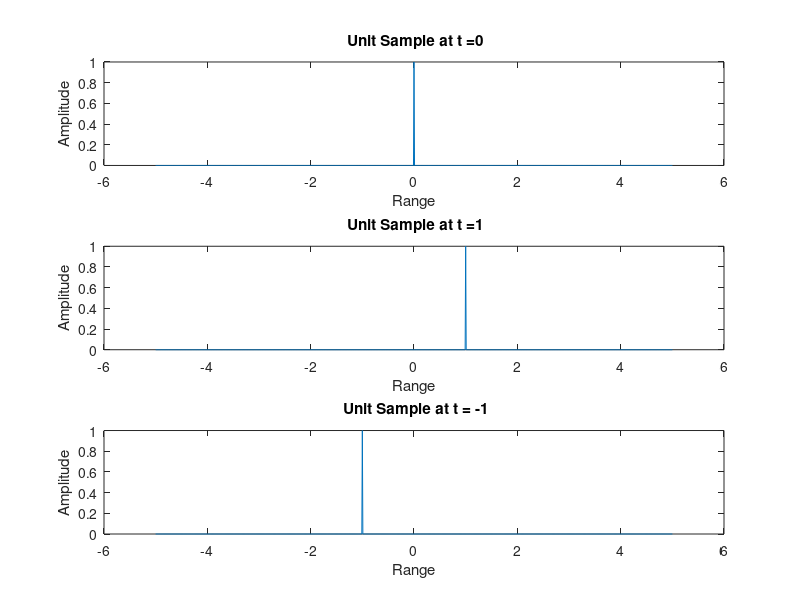

Source code (MATLAB):
% Name : Samarth Shah
% Roll No: AU1841145
% Lab1 (Question_8) Generate function for unit sample signal.
clc ;
clear all ;
close all ;
range_signal = ( -5:0.01:5) ; % time range for the unit sample signal
signal_1 = (range_signal ==0) ; % generating the unit sample signal
subplot (3 ,1 ,1) ; % generating the 1st graph
plot (range_signal , signal_1 );%plotting the range vs signal graph
xlabel (" Range ") ;
ylabel (" Amplitude ") ;
title (" Unit Sample at t =0") ;
signal_2 = ((range_signal -1) ==0) ; % generating the unit sample for t -1
subplot (3 ,1 ,2) ; % generating the 2nd graph
plot (range_signal , signal_2 );%plotting the range vs signal graph
xlabel (" Range ") ;
ylabel (" Amplitude ") ;
title (" Unit Sample at t =1") ;
signal_3= (( range_signal +1) ==0) ; % generating the unit sample for t+1
subplot (3 ,1 ,3) ; % generating the 3rd graph
plot (range_signal , signal_3 );%plotting the range vs signal graph
xlabel (" Range ") ;
ylabel (" Amplitude ") ;
title (" Unit Sample at t = -1") ;
